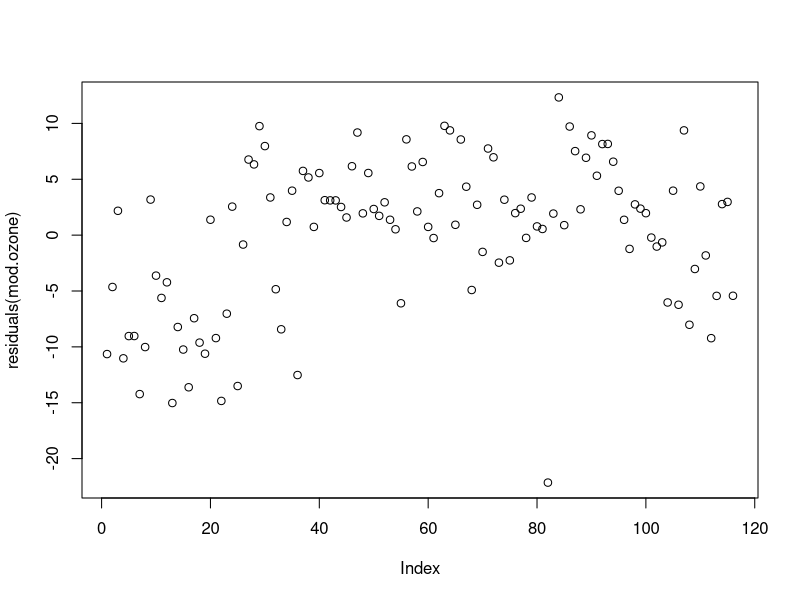
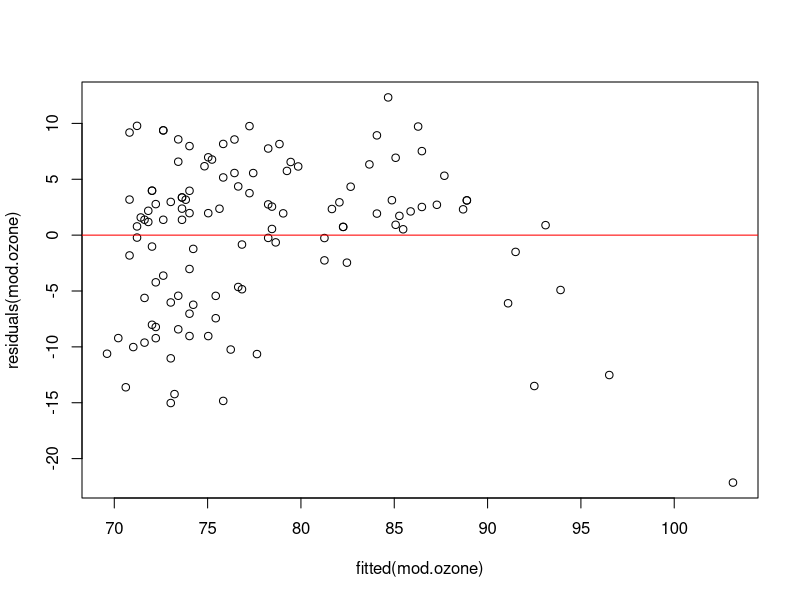
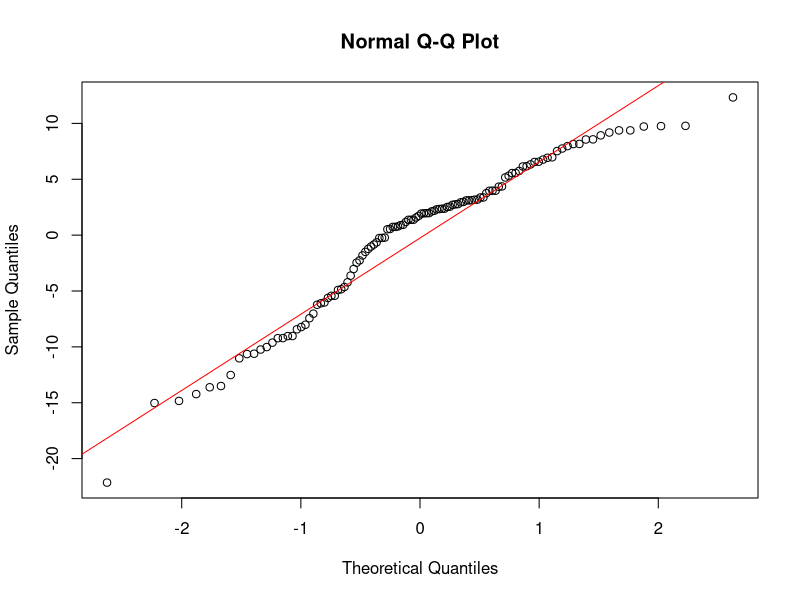

Reproduce these figures in R, in order.
####Exercise #4
data("airquality")
airquality1=subset(airquality, is.na(Ozone)==FALSE)
mod.ozone = lm(Temp~Ozone, data=airquality1)
res = residuals(mod.ozone)
RSS = sum(res^2) 
SSY = deviance(lm(airquality1$Temp~1))
R2 = 1 - RSS/SSY
Adjusted_R2 = 1 - (RSS/(115-2))/(SSY/(115-1))
Adjusted_R2 #manual calculation = .48317
summary(mod.ozone) #r calculation = .4832

####Exercise 5
plot(residuals(mod.ozone))
#independence
library(lmtest)
dwtest(mod.ozone, alternative=c("two.sided")) #is autocorrelated, p=7.3e-06

#homoscedasticity
plot(residuals(mod.ozone)~fitted(mod.ozone))
abline(lm(residuals(mod.ozone)~fitted(mod.ozone)), col="red")
bptest(mod.ozone) #not homoscedastic, p=.07

#normality
qqnorm(residuals(mod.ozone))
qqline(residuals(mod.ozone), col="red") #looks close to normal with some straying points
shapiro.test(residuals(mod.ozone)) #confirm residuals are not normal where p=.0002

